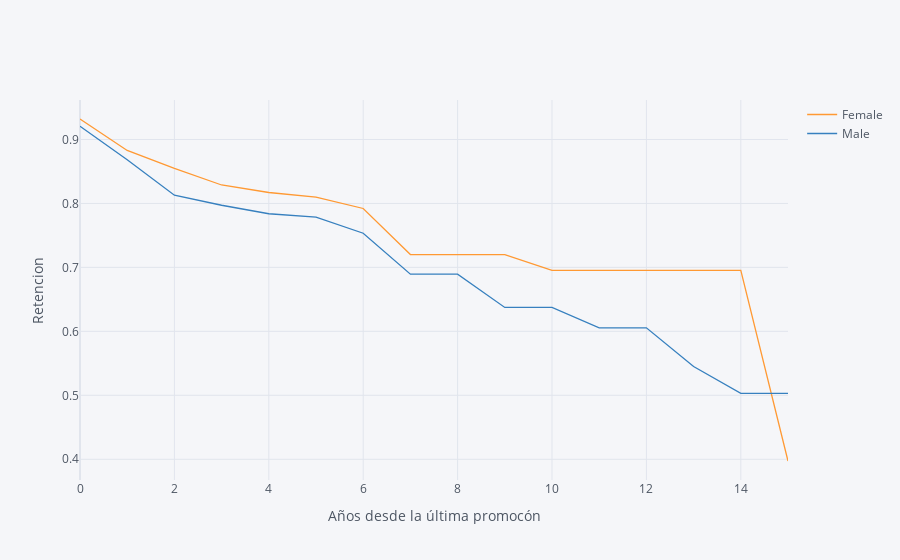

Write notebook code for a chart like this one.
### Markdown cell above
## 3. Let's look at retention rate by gender from a third perspective - the number of years since the employee's last promotion. Generate and plot a survival curve showing this.

### Code cell
ret_rates = survival(data, 'Gender', 'YearsSinceLastPromotion', 'Attrition')
ret_rates.iplot(kind='line',  xTitle='Años desde la última promocón', yTitle='Retencion')

### Figure 1 — Plotly figure (JSON) as saved in the notebook; plotly's stock layout.template omitted (floating-point values rounded to 4 significant figures)
{"data": [{"line": {"color": "rgba(255, 153, 51, 1.0)", "dash": "solid", "shape": "linear", "width": 1.3}, "mode": "lines", "name": "Female", "text": "", "type": "scatter", "x": [0, 1, 2, 3, 4, 5, 6, 7, 8, 9, 10, 11, 12, 13, 14, 15], "y": [0.932, 0.8828, 0.8547, 0.8288, 0.817, 0.8099, 0.7921, 0.7201, 0.7201, 0.7201, 0.6952, 0.6952, 0.6952, 0.6952, 0.6952, 0.3973]}, {"line": {"color": "rgba(55, 128, 191, 1.0)", "dash": "solid", "shape": "linear", "width": 1.3}, "mode": "lines", "name": "Male", "text": "", "type": "scatter", "x": [0, 1, 2, 3, 4, 5, 6, 7, 8, 9, 10, 11, 12, 13, 14, 15], "y": [0.9206, 0.8684, 0.8128, 0.7971, 0.7838, 0.7785, 0.7534, 0.6894, 0.6894, 0.6374, 0.6374, 0.6055, 0.6055, 0.5449, 0.503, 0.503]}], "layout": {"autosize": true, "legend": {"bgcolor": "#F5F6F9", "font": {"color": "#4D5663"}}, "paper_bgcolor": "#F5F6F9", "plot_bgcolor": "#F5F6F9", "title": {"font": {"color": "#4D5663"}}, "xaxis": {"autorange": true, "gridcolor": "#E1E5ED", "range": [0, 15], "showgrid": true, "tickfont": {"color": "#4D5663"}, "title": {"font": {"color": "#4D5663"}, "text": "Años desde la última promocón"}, "type": "linear", "zerolinecolor": "#E1E5ED"}, "yaxis": {"autorange": true, "gridcolor": "#E1E5ED", "range": [0.3676, 0.9617], "showgrid": true, "tickfont": {"color": "#4D5663"}, "title": {"font": {"color": "#4D5663"}, "text": "Retencion"}, "type": "linear", "zerolinecolor": "#E1E5ED"}}}
